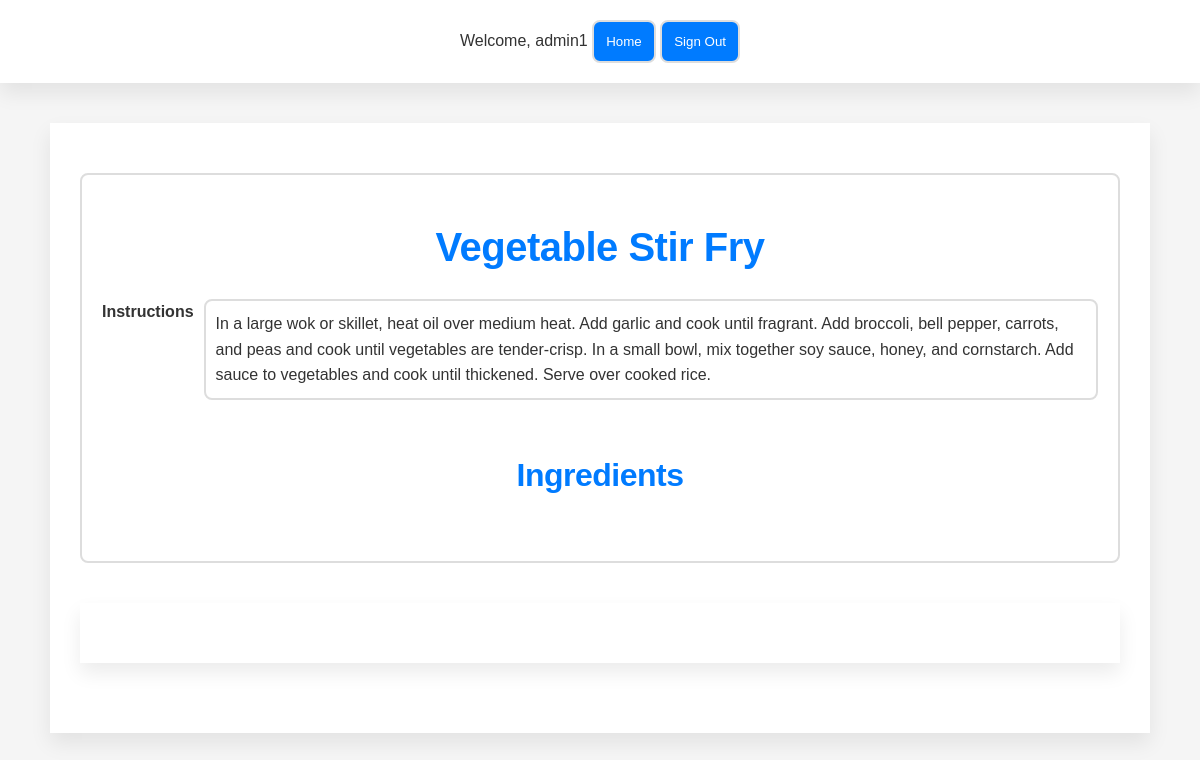
The page /www/user/recipe_user_view.php?recipeId=4 (signed in) on the database its author committed.
### tables this page shows
create table if not exists Recipe (
    recipeId int primary key auto_increment UNIQUE,
    userId int,
    recipeName varchar(255) not null,
    instructions text,
    approved boolean default false
    
);

### www/user/recipe_user_view.php (the view, shortened to what this page needs)
<?php
$servername = "192.168.56.12";
$username = "admin";
$password = "admin_pw";
$dbname = "RecipeManagementSystem";
$conn = new mysqli($servername, $username, $password, $dbname);
$recipeId = $_GET['recipeId'];
$sql = "SELECT * FROM Recipe WHERE recipeId = $recipeId";
$result = $conn->query($sql);
$recipe = $result->fetch_assoc();
?>
<html>
<head>
    <link rel="stylesheet" type="text/css" href="../common/style/style.css">
</head>
<body>
    <header>
        <?php include '../common/navbar.php'; ?>
    </header>
    <main>
        <div class="recipe-details">
            <h1>
                <?php echo $recipe['recipeName']; ?>
            </h1>
            <div class="instructions-container">
                <label>Instructions</label>
                <ul>
                    <li>
                        <?php echo $recipe['instructions']; ?>
                    </li>
                </ul>
            </div>
            <h2>Ingredients</h2>
        </div>
        <main>
</body>
</html>

### www/common/style/style.css (style rules this page uses)
:root { --main-blue: #007BFF; --hover-blue: #0056b3; --soft-gray: #F5F5F5; --text-gray: #333; --border-gray: #E0E0E0; --input-border-gray: #DDD; --transition-speed: 0.3s; }
* { box-sizing: border-box; margin: 0; padding: 0; font-family: 'Poppins', sans-serif; }
body { background-color: var(--soft-gray); color: var(--text-gray); line-height: 1.6; font-size: 16px; }
main { max-width: 1100px; margin: 40px auto; padding: 30px; background-color: #FFF; box-shadow: 0 10px 20px rgba(0, 0, 0, 0.08); }
h1 { text-align: center; padding: 20px 0; font-size: 2.5em; color: var(--main-blue); font-weight: 600; letter-spacing: -0.5px; }
header { background-color: #FFF; box-shadow: 0 10px 20px rgba(0, 0, 0, 0.08); padding: 20px 0; text-align: center; }
label { grid-column: 1 / 2; text-align: right; font-weight: 600; }
.recipe-details { padding: 20px; border: 2px solid var(--input-border-gray); border-radius: 8px; margin: 20px auto; }
.recipe-details p, .recipe-details ul { margin-bottom: 20px; }
.recipe-details ul { list-style-type: none; padding-left: 0; }
.recipe-details ul li { background-color: #FFF; border: 2px solid var(--input-border-gray); border-radius: 8px; padding: 10px; margin-bottom: 10px; }
ul { list-style-type: none; padding-left: 0; }
li { display: flex; align-items: center; margin-bottom: 10px; }
h2, h3 { font-size: 2em; color: var(--main-blue); font-weight: 600; letter-spacing: -0.5px; text-align: center; padding: 20px 0; }
.instructions-container { display: flex; }
.instructions-container label { padding-right: 10px; font-weight: bold; }

### rows shown on the page
recipe: recipeName "Vegetable Stir Fry", instructions "In a large wok or skillet, heat oil over medium heat. Add garlic and cook until fragrant. Add broccoli, bell pepper, carrots, and peas and cook until vegetables are tender-crisp. In a small bowl, mix together soy sauce, honey, and cornstarch. Add sauce to vegetables and cook until thickened. Serve over cooked rice."

### other values the page prints
$_SESSION['username'] "admin1"
